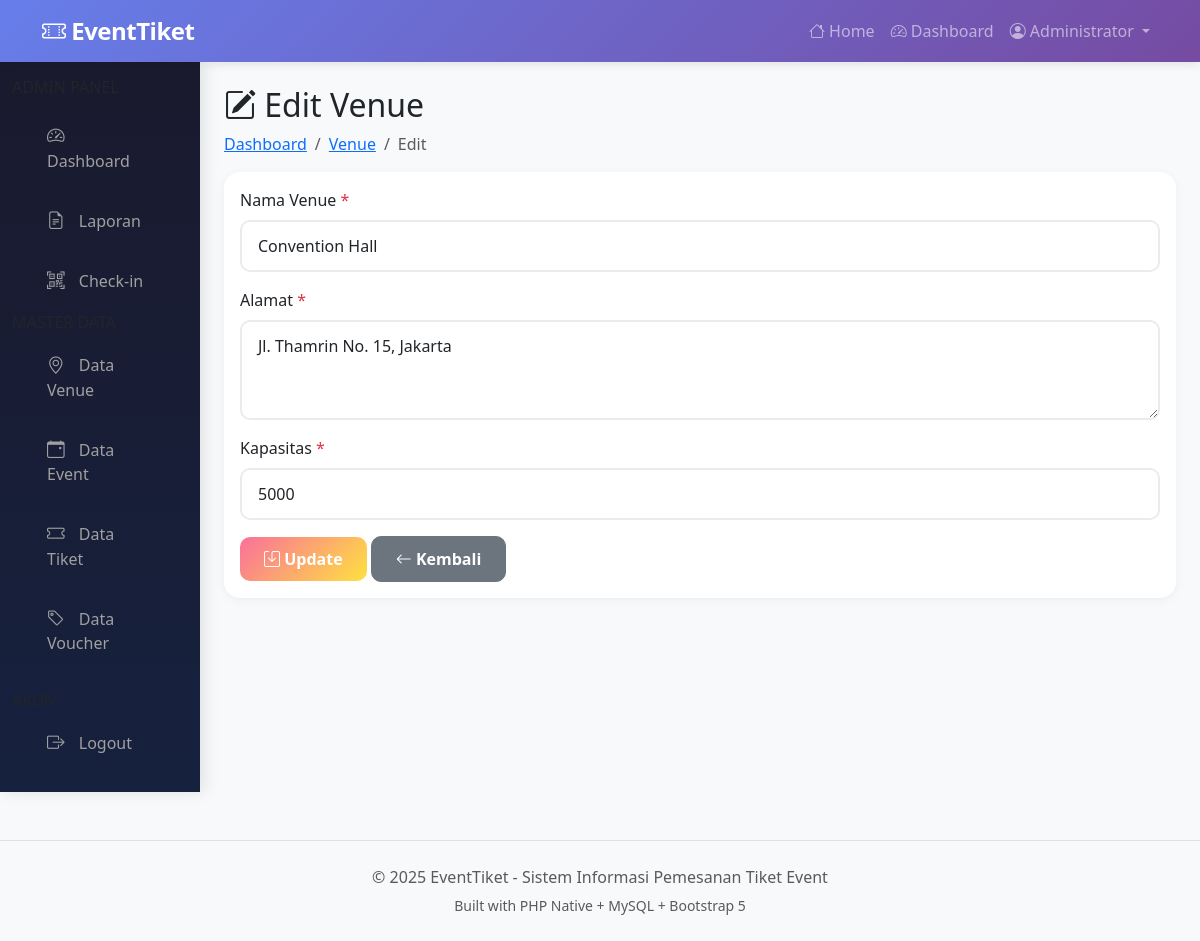
Screenshot of /index.php?p=admin_venue_edit&id=2 (signed in) with the database file from the repository.
### tables this page shows
CREATE TABLE `venue` (
  `id_venue` int NOT NULL,
  `nama_venue` varchar(100) NOT NULL,
  `alamat` text,
  `kapasitas` int DEFAULT NULL
);

### pages/admin/venue_edit.php (the view, shortened to what this page needs)
<?php
$id_venue = (int)$_GET['id'];
$data = mysqli_fetch_assoc(mysqli_query($conn, "SELECT * FROM venue WHERE id_venue = $id_venue"));
?>
<div class="container-fluid"><div class="row">
    <?php include 'pages/admin/_sidebar.php'; ?>
    <main class="col-md-10 ms-sm-auto px-md-4 py-4">
        <h2><i class="bi bi-pencil-square"></i> Edit Venue</h2>
        <nav aria-label="breadcrumb"><ol class="breadcrumb">
            <li class="breadcrumb-item"><a href="?p=dashboard_admin">Dashboard</a></li>
            <li class="breadcrumb-item"><a href="?p=admin_venue">Venue</a></li>
            <li class="breadcrumb-item active">Edit</li>
        </ol></nav>
        <div class="card"><div class="card-body">
            <form method="POST">
                <div class="mb-3"><label class="form-label">Nama Venue <span class="text-danger">*</span></label><input type="text" name="nama_venue" class="form-control" value="<?= htmlspecialchars($data['nama_venue']) ?>" required></div>
                <div class="mb-3"><label class="form-label">Alamat <span class="text-danger">*</span></label><textarea name="alamat" class="form-control" rows="3" required><?= htmlspecialchars($data['alamat']) ?></textarea></div>
                <div class="mb-3"><label class="form-label">Kapasitas <span class="text-danger">*</span></label><input type="number" name="kapasitas" class="form-control" value="<?= $data['kapasitas'] ?>" min="1" required></div>
                <button type="submit" name="update" class="btn btn-warning"><i class="bi bi-save"></i> Update</button>
                <a href="?p=admin_venue" class="btn btn-secondary"><i class="bi bi-arrow-left"></i> Kembali</a>
            </form>
        </div></div>
    </main>
</div></div>

### includes/header.php (style rules this page uses)
:root { --primary-gradient: linear-gradient(135deg, #667eea 0%, #764ba2 100%); --secondary-gradient: linear-gradient(135deg, #f093fb 0%, #f5576c 100%); --success-gradient: linear-gradient(135deg, #4facfe 0%, #00f2fe 100%); --warning-gradient: linear-gradient(135deg, #fa709a 0%, #fee140 100%); }
body { font-family: 'Segoe UI', Tahoma, Geneva, Verdana, sans-serif; background-color: #f8f9fa; }
.btn { border-radius: 10px; font-weight: 600; padding: 0.6rem 1.5rem; transition: all 0.3s ease; }
.btn-warning { background: var(--warning-gradient); border: none; color: white; }
.form-control, .form-select { border-radius: 10px; border: 2px solid #e9ecef; padding: 0.75rem 1rem; transition: all 0.3s ease; }
.breadcrumb { background: none; padding: 0; }
.card { border: none; border-radius: 16px; box-shadow: 0 2px 10px rgba(0, 0, 0, 0.05); }

### rows the page displays
venue: nama_venue "Convention Hall", alamat "Jl. Thamrin No. 15, Jakarta", kapasitas "5000"

### other values shown
$_SESSION['nama'] "Administrator"
$item['label'] "Dashboard"
$item['label'] "Laporan"
$item['label'] "Check-in"
$item['label'] "Data Venue"
$item['label'] "Data Event"
$item['label'] "Data Tiket"
$item['label'] "Data Voucher"
